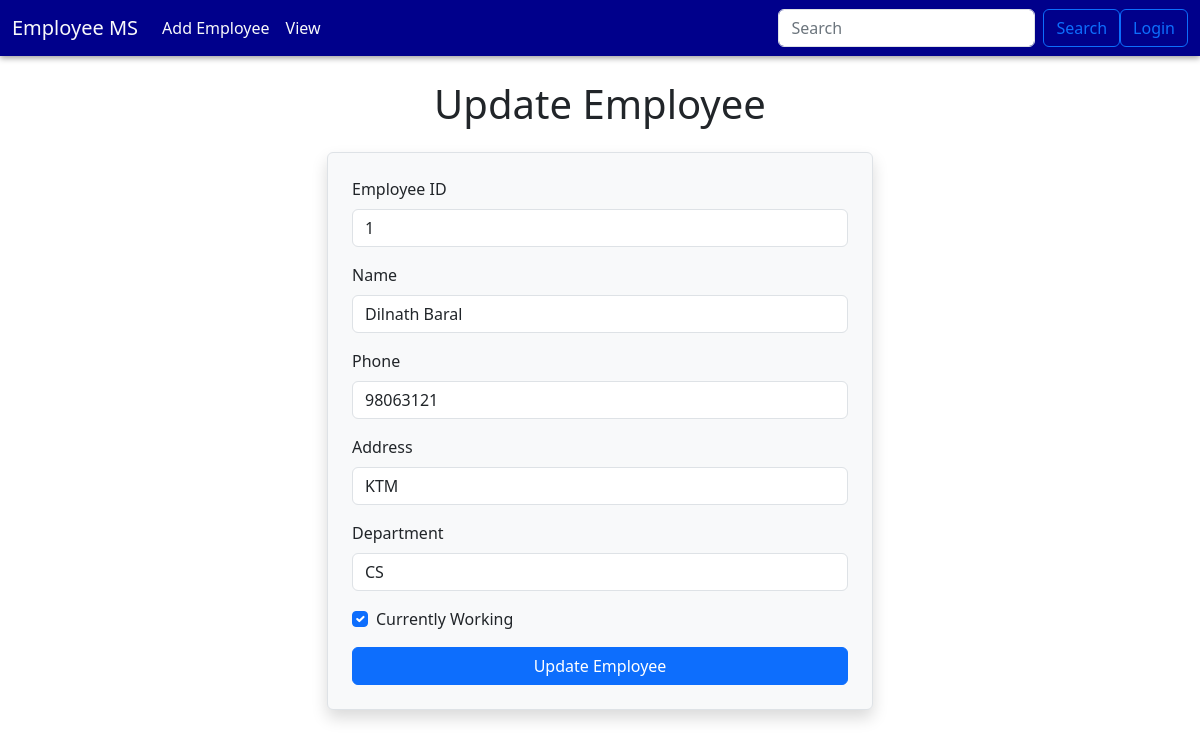
The app's page /home/update-emp/1 with its own data.
### Employee/models.py (models this page shows)
class Emp(models.Model):
    emp_id=models.IntegerField()
    name=models.CharField(max_length=100)
    phone=models.CharField(max_length=20)
    address=models.CharField(max_length=100)
    department=models.CharField(max_length=20)
    working=models.BooleanField(default=True)

### Employee/views.py (the view)
# urls.py: path('home/update-emp/<int:emp_id>', update_emp),
def update_emp(request,emp_id):
    emp=Emp.objects.get(pk=emp_id)
    print("update emp called!")
    print(emp_id)
    return render(request,"update_emp.html",{
        'emp':emp
    })

### templates/update_emp.html (shortened to what this page needs)
<!DOCTYPE html>
<html>
<head>
  <link href="https://cdn.jsdelivr.net/npm/bootstrap@5.3.0/dist/css/bootstrap.min.css" rel="stylesheet" />
</head>
<body>
  {% include 'navbar.html' %}
  <h1 class="text-center my-4">Update Employee</h1>
  <div class="container">
    <div class="row justify-content-center">
      <div class="col-md-6">
        <form action="/home/do-update-emp/{{emp.id}}" method="POST" class="text-center border p-4 shadow rounded bg-light" novalidate>
          <div class="mb-3 text-start">
            <label for="empId" class="form-label">Employee ID</label>
            <input value="{{emp.emp_id}}" type="number" class="form-control" id="empId" name="emp_id" required />
          </div>
          <div class="mb-3 text-start">
            <label for="empName" class="form-label">Name</label>
            <input value="{{emp.name}}" type="text" class="form-control" id="empName" name="emp_name" maxlength="200" required />
          </div>
          <div class="mb-3 text-start">
            <label for="empPhone" class="form-label">Phone</label>
            <input value="{{emp.phone}}" type="text" class="form-control" id="empPhone" name="emp_phone" maxlength="20" required />
          </div>
          <div class="mb-3 text-start">
            <label for="empAddress" class="form-label">Address</label>
            <input value="{{emp.address}}" type="text" class="form-control" id="empAddress" name="emp_address" maxlength="100" required />
          </div>
          <div class="mb-3 text-start">
            <label for="empDept" class="form-label">Department</label>
            <input value="{{emp.department}}" type="text" class="form-control" id="empDept" name="emp_department" maxlength="20" required />
          </div>
          <div class="mb-3 form-check text-start">
            <input {% if emp.working %} checked {% endif %} type="checkbox" class="form-check-input" id="empWorking" name="emp_working" />
            <label class="form-check-label" for="empWorking">Currently Working</label>
          </div>
          <button type="submit" class="btn btn-primary w-100">Update Employee </button>
        </form>
      </div>
    </div>
  </div>
</body>
</html>

### templates/update_emp.html (style rules this page uses)
body { background: linear-gradient(rgba(255,255,255,0.3), rgba(255,255,255,0.3)), url('https://cdn.wallpapersafari.com/20/74/MGydh6.jpg') no-repeat center center fixed; background-size: cover; }

### templates/navbar.html (style rules this page uses)
.form-control { background-color: #ffffff; color: #212529; }
.form-control::placeholder { color: #6c757d; }

### records on screen
Emp: emp_id "1", emp_name "Dilnath Baral", emp_phone "98063121", emp_address "KTM", emp_department "CS", working "☑"
